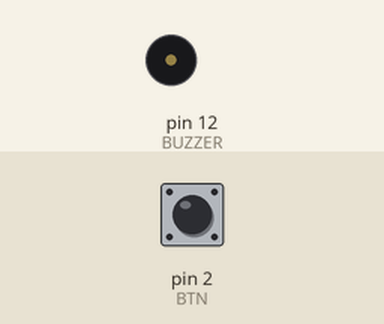
Simulated run of this sketch. Board: Arduino Uno, built with avr-gcc and run on an emulated ATmega328P. On the bench: buzzer (waves = sounding). The inputs (shaded band) are chosen by the test bench; at power-on: pin 2 (BTN) HIGH.

Above: at 1.2 s.
1.3 s: pin 2 (BTN) pulled LOW for 0.15 s
At 2.2 s:
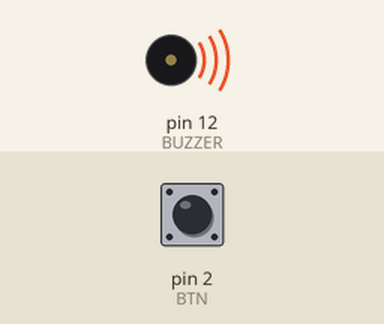
4.2 s: pin 2 (BTN) pulled LOW for 1 s
At 6.8 s:
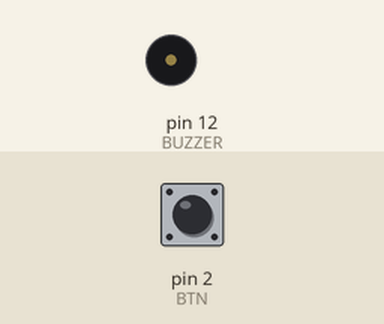
7.1 s: pin 2 (BTN) pulled LOW for 3.2 s
At 7.8 s:
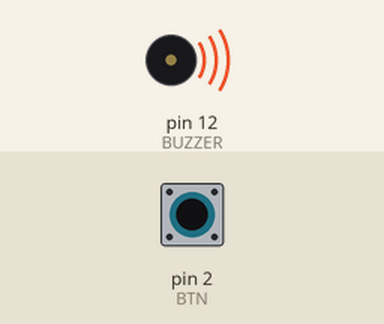
Timing chart, 0 to 12.9 s (numbered marks = the images above; inputs shaded):
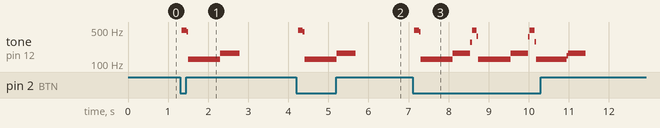

The sketch:

zummer.ino
```cpp
const uint8_t BUZZER = 12;
const uint8_t LED = 11;
const uint8_t BTN = 2;


void setup() {
  pinMode(BUZZER, OUTPUT);
  pinMode(BTN, INPUT_PULLUP);

}

void loop() {
  // digitalWrite(BUZZER, !digitalRead(BTN));
  // digitalWrite(LED, !digitalRead(BTN));
  // delay(200);

  while(!digitalRead(BTN)) {
    for(uint8_t i=1; i<80; i++) {
      digitalWrite(BUZZER, 1);
      delay(1);
      digitalWrite(BUZZER, 0);
      delay(1);
    }

    for(uint8_t i=0; i<100; i++) {
      digitalWrite(BUZZER, 1);
      digitalWrite(LED, 1);
      delay(4);
      digitalWrite(BUZZER, 0);
      digitalWrite(LED, 0);
      delay(4);
    }
    for(uint8_t i=2; i<80; i++) {
      digitalWrite(BUZZER, 1);
      delay(3);
      digitalWrite(BUZZER, 0);
      delay(3);
    }
  }


}
```

Measured:
- after the input at 1.3 s, tone on pin 12 (BUZZER): plays 496 Hz for 0.12 s, 457 Hz for 0.04 s, 125 Hz for 0.80 s, 166 Hz for 0.48 s, starting at once
- after the input at 4.2 s, tone on pin 12 (BUZZER): plays 496 Hz for 0.12 s, 457 Hz for 0.04 s, 125 Hz for 0.80 s, 166 Hz for 0.48 s, starting at once
- after the input at 7.1 s, tone on pin 12 (BUZZER): plays 496 Hz for 0.12 s, 457 Hz for 0.04 s, 125 Hz for 0.80 s, 166 Hz for 0.44 s, 277 Hz for 0.04 s, 496 Hz for 0.12 s … (15 notes in this stretch), starting at once
